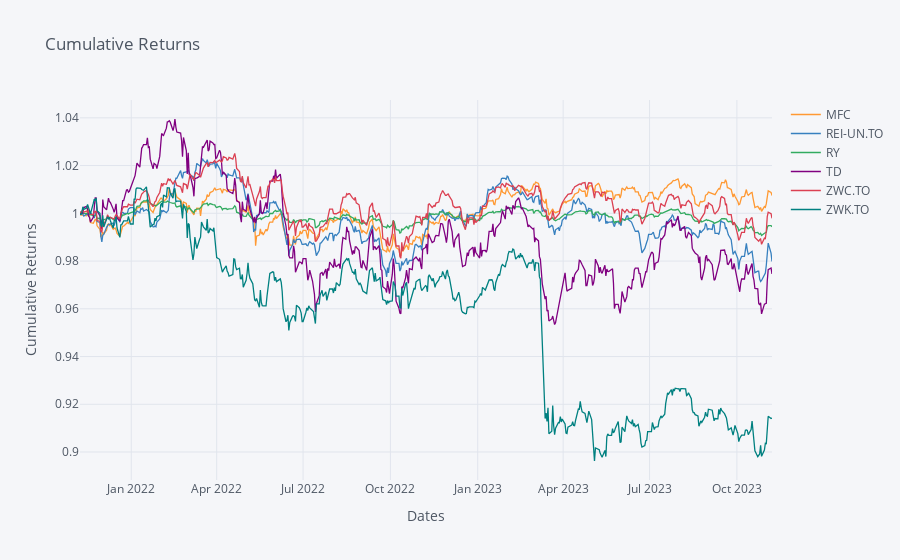

The notebook cell saved with this chart:
### Code cell
# Calculate and display cumulative returns for a weighted portfolio of the companies
All_returns = All_companies['Adj Close'].pct_change()
All_returns.iloc[0, :] = 0
weights = np.array([0.1, 0.15, 0.05, 0.25, 0.25, 0.2])
weighted_returns = weights * All_returns
cumulative_returns = (weighted_returns + 1).cumprod()
cumulative_returns.iplot(title='Cumulative Returns', xTitle='Dates', yTitle='Cumulative Returns')

### Figure 1 — Plotly figure (JSON) as saved in the notebook; plotly's stock layout.template omitted (floating-point values rounded to 4 significant figures; data arrays with more than 128 entries replaced by an {"elided": "..."} marker saying what was removed)
{"data": [{"line": {"color": "rgba(255, 153, 51, 1.0)", "dash": "solid", "shape": "linear", "width": 1.3}, "mode": "lines", "name": "MFC", "text": "", "type": "scatter", "x": {"elided": "514 str values"}, "y": {"elided": "514 float values"}}, {"line": {"color": "rgba(55, 128, 191, 1.0)", "dash": "solid", "shape": "linear", "width": 1.3}, "mode": "lines", "name": "REI-UN.TO", "text": "", "type": "scatter", "x": {"elided": "514 str values"}, "y": {"elided": "514 float values"}}, {"line": {"color": "rgba(50, 171, 96, 1.0)", "dash": "solid", "shape": "linear", "width": 1.3}, "mode": "lines", "name": "RY", "text": "", "type": "scatter", "x": {"elided": "514 str values"}, "y": {"elided": "514 float values"}}, {"line": {"color": "rgba(128, 0, 128, 1.0)", "dash": "solid", "shape": "linear", "width": 1.3}, "mode": "lines", "name": "TD", "text": "", "type": "scatter", "x": {"elided": "514 str values"}, "y": {"elided": "514 float values"}}, {"line": {"color": "rgba(219, 64, 82, 1.0)", "dash": "solid", "shape": "linear", "width": 1.3}, "mode": "lines", "name": "ZWC.TO", "text": "", "type": "scatter", "x": {"elided": "514 str values"}, "y": {"elided": "514 float values"}}, {"line": {"color": "rgba(0, 128, 128, 1.0)", "dash": "solid", "shape": "linear", "width": 1.3}, "mode": "lines", "name": "ZWK.TO", "text": "", "type": "scatter", "x": {"elided": "514 str values"}, "y": {"elided": "514 float values"}}], "layout": {"legend": {"bgcolor": "#F5F6F9", "font": {"color": "#4D5663"}}, "paper_bgcolor": "#F5F6F9", "plot_bgcolor": "#F5F6F9", "title": {"font": {"color": "#4D5663"}, "text": "Cumulative Returns"}, "xaxis": {"gridcolor": "#E1E5ED", "showgrid": true, "tickfont": {"color": "#4D5663"}, "title": {"font": {"color": "#4D5663"}, "text": "Dates"}, "zerolinecolor": "#E1E5ED"}, "yaxis": {"gridcolor": "#E1E5ED", "showgrid": true, "tickfont": {"color": "#4D5663"}, "title": {"font": {"color": "#4D5663"}, "text": "Cumulative Returns"}, "zerolinecolor": "#E1E5ED"}}}
